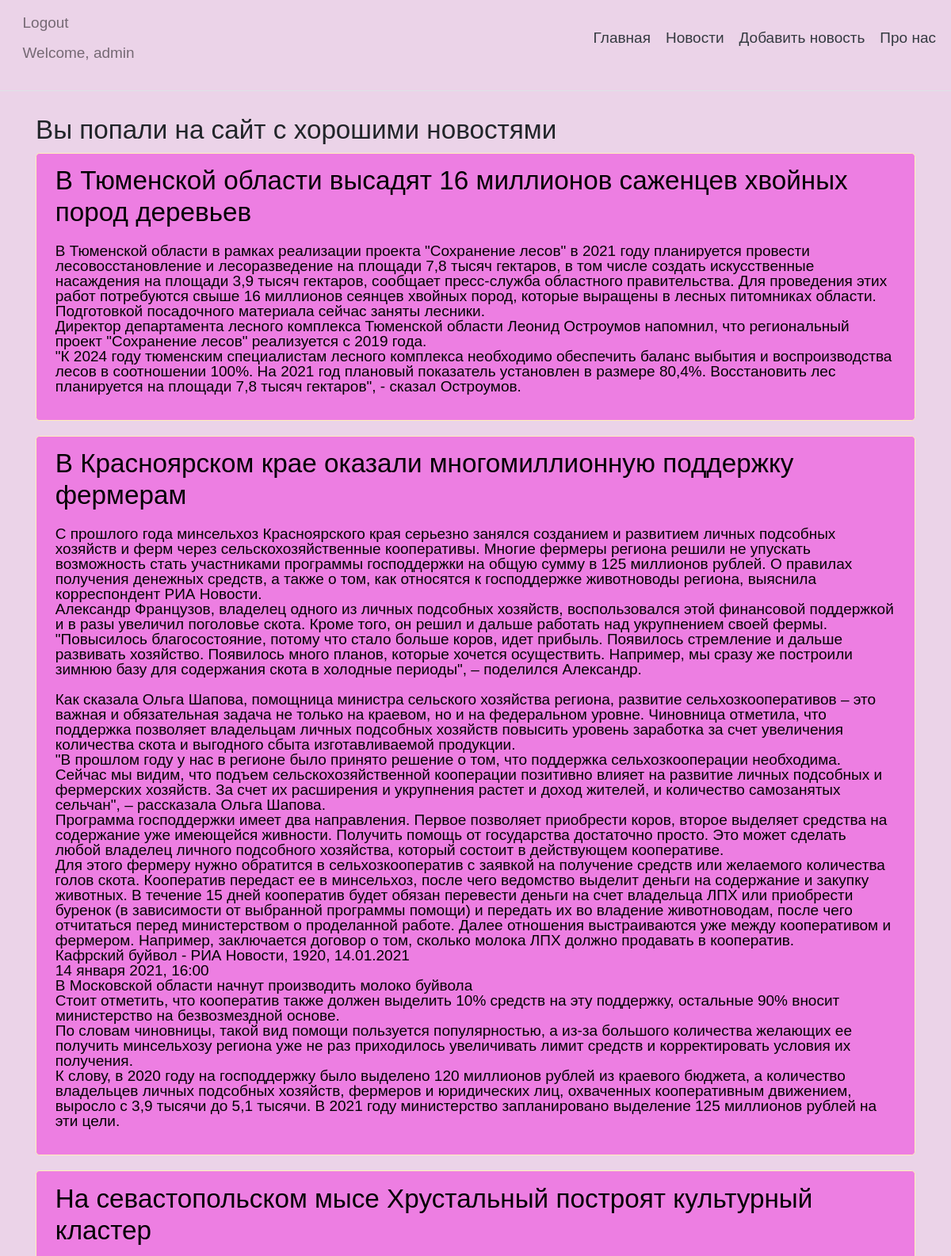
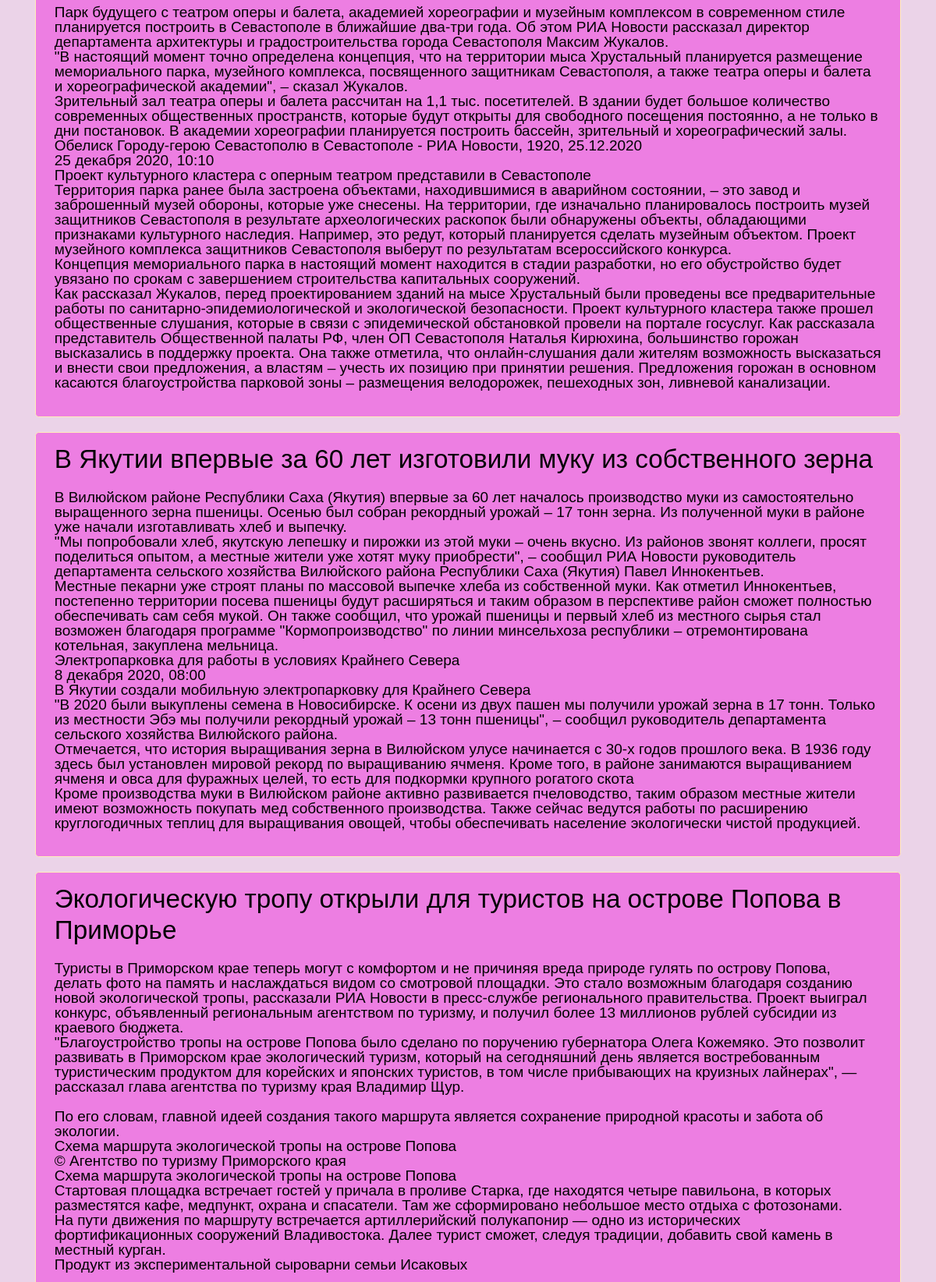
Page /news (signed in, upper part) on the committed database (2 pictures, top to bottom).
### main/models.py (models this page shows, shortened)
class News(models.Model):
    title = models.CharField('Название', max_length=100)
    text = models.TextField('Описание')
    class Meta:
        verbose_name = 'Новость'
        verbose_name_plural = 'Новости'

### main/views.py (the view)
# urls.py: path('news', views.news, name='news'),
def news(request):
    news = News.objects.all()
    return render(request, 'main/news.html', {'title': 'Новости', 'news': news})

### main/templates/main/news.html (shortened to what this page needs)
{% extends 'main/base.html'%}
{% block content %}
    <h3>Вы попали на сайт с хорошими новостями</h3>
    {% if news%}
    {% for el in news%}
        <div class = "alert alert-warning">
          <h3>{{ el.title }}</h3>
            <p>{{ el.text|linebreaks }}</p>
        </div>
    {% endfor %}
{% else %}
<p>
    Нет новостей :(
</p>
{%endif%}
{% endblock %}

### main/templates/main/base.html (shortened to what this page needs)
<!doctype html>
<html lang="en">
<head>
    {% load static %}
    <link rel="stylesheet" href="/static/css/bootstrap.min.css" type="text/css">
    <link rel="stylesheet" href="https://cdn.jsdelivr.net/npm/bootstrap@4.4.1/dist/css/bootstrap.min.css">
    <link rel="stylesheet" href="/static/css/style_for_my_site.css" type="text/css">
</head>
<body>
    <div class="d-flex flex-column flex-md-row align-items-center pb-3 mb-4 border-bottom">
<nav class="navbar navbar-expand-lg navbar-light bg-light">
  <div class="collapse navbar-collapse" id="navbarText">
    <ul class="navbar-nav mr-auto">
      {% if user.is_authenticated %}
      <li class="nav-item">
        <a class="nav-link" href="/logout">Logout</a>
        <a class="nav-link" href="#">Welcome, {{user.username}}</a>
      </li>
      {% else %}
      <li class="nav-item">
        <a class="nav-link" href="/login">Login</a>
      </li>
      {% endif %}
    </ul>
  </div>
</nav>
      <nav class="d-inline-flex mt-2 mt-md-0 ms-md-auto">
          <a class="lng-home me-3 py-2 text-dark text-decoration-none" href="{% url 'home' %}">Главная</a>
          <a class="lng-news me-3 py-2 text-dark text-decoration-none" href="{% url 'news' %}">Новости</a>
          <a class="lng-add_news me-3 py-2 text-dark text-decoration-none" href="{% url 'create_news' %}">Добавить новость</a>
          <a class="lng-pro me-3 py-2 text-dark text-decoration-none" href="{% url 'about' %}">Про нас </a>
      </nav>
    </div>
    <div class= "container">
        {% block content %}{% endblock %}
    </div>
</body>
</html>

### main/static/css/style_for_my_site.css (style rules this page uses)
html , body { background-color: #ebd3e8; height:100%; line-height: 1; font-size: 19px; font-family: Arial, Helvetica, sans-serif; }
.bg-light { background-color: #ebd3e8!important; }
a { color: #ed7ee2; text-decoration: none; background-color: transparent; }
.alert-warning { color: #030203; background-color: #ed7ee2; border-color: #ffeeba; border-top-color: rgb(255, 238, 186); border-right-color: rgb(255, 238, 186); border-bottom-color: rgb(255, 238, 186); border-left-color: rgb(255, 238, 186); }

### main/templates/main/base.html (style rules this page uses)
body { top: 0px !important; }

### rows in the picture
News: title "В Тюменской области высадят 16 миллионов саженцев хвойных пород деревьев", text "В Тюменской области в рамках реализации проекта \"Сохранение лесов\" в 2021 году планируется провести лесовосстановление и лесоразведение на площади 7,8 тысяч гектаров, в том числе создать искусственные насаждения на площади 3,9 тысяч гектаров, сообщает пресс-служба областного правительства. Для проведения этих работ потребуются свыше 16 миллионов сеянцев хвойных пород, которые выращены в лесных питомниках области. Подготовкой посадочного материала сейчас заняты лесники. Директор департамента лесного комплекса Тюменской области Леонид Остроумов напомнил, что региональный проект \"Сохранение лесов\" реализуется с 2019 года. \"К 2024 году тюменским специалистам лесного комплекса необходимо…"
News: title "В Красноярском крае оказали многомиллионную поддержку фермерам", text "С прошлого года минсельхоз Красноярского края серьезно занялся созданием и развитием личных подсобных хозяйств и ферм через сельскохозяйственные кооперативы. Многие фермеры региона решили не упускать возможность стать участниками программы господдержки на общую сумму в 125 миллионов рублей. О правилах получения денежных средств, а также о том, как относятся к господдержке животноводы региона, выяснила корреспондент РИА Новости. Александр Французов, владелец одного из личных подсобных хозяйств, воспользовался этой финансовой поддержкой и в разы увеличил поголовье скота. Кроме того, он решил и дальше работать над укрупнением своей фермы. \"Повысилось благосостояние, потому что стало больше…"
News: title "На севастопольском мысе Хрустальный построят культурный кластер", text "Парк будущего с театром оперы и балета, академией хореографии и музейным комплексом в современном стиле планируется построить в Севастополе в ближайшие два-три года. Об этом РИА Новости рассказал директор департамента архитектуры и градостроительства города Севастополя Максим Жукалов. \"В настоящий момент точно определена концепция, что на территории мыса Хрустальный планируется размещение мемориального парка, музейного комплекса, посвященного защитникам Севастополя, а также театра оперы и балета и хореографической академии\", – сказал Жукалов. Зрительный зал театра оперы и балета рассчитан на 1,1 тыс. посетителей. В здании будет большое количество современных общественных пространств,…"
News: title "В Якутии впервые за 60 лет изготовили муку из собственного зерна", text "В Вилюйском районе Республики Саха (Якутия) впервые за 60 лет началось производство муки из самостоятельно выращенного зерна пшеницы. Осенью был собран рекордный урожай – 17 тонн зерна. Из полученной муки в районе уже начали изготавливать хлеб и выпечку. \"Мы попробовали хлеб, якутскую лепешку и пирожки из этой муки – очень вкусно. Из районов звонят коллеги, просят поделиться опытом, а местные жители уже хотят муку приобрести\", – сообщил РИА Новости руководитель департамента сельского хозяйства Вилюйского района Республики Саха (Якутия) Павел Иннокентьев. Местные пекарни уже строят планы по массовой выпечке хлеба из собственной муки. Как отметил Иннокентьев, постепенно территории посева…"
News: title "Экологическую тропу открыли для туристов на острове Попова в Приморье", text "Туристы в Приморском крае теперь могут с комфортом и не причиняя вреда природе гулять по острову Попова, делать фото на память и наслаждаться видом со смотровой площадки. Это стало возможным благодаря созданию новой экологической тропы, рассказали РИА Новости в пресс-службе регионального правительства. Проект выиграл конкурс, объявленный региональным агентством по туризму, и получил более 13 миллионов рублей субсидии из краевого бюджета. \"Благоустройство тропы на острове Попова было сделано по поручению губернатора Олега Кожемяко. Это позволит развивать в Приморском крае экологический туризм, который на сегодняшний день является востребованным туристическим продуктом для корейских и…"

### other values in the picture
{{ user.username }} "admin"
